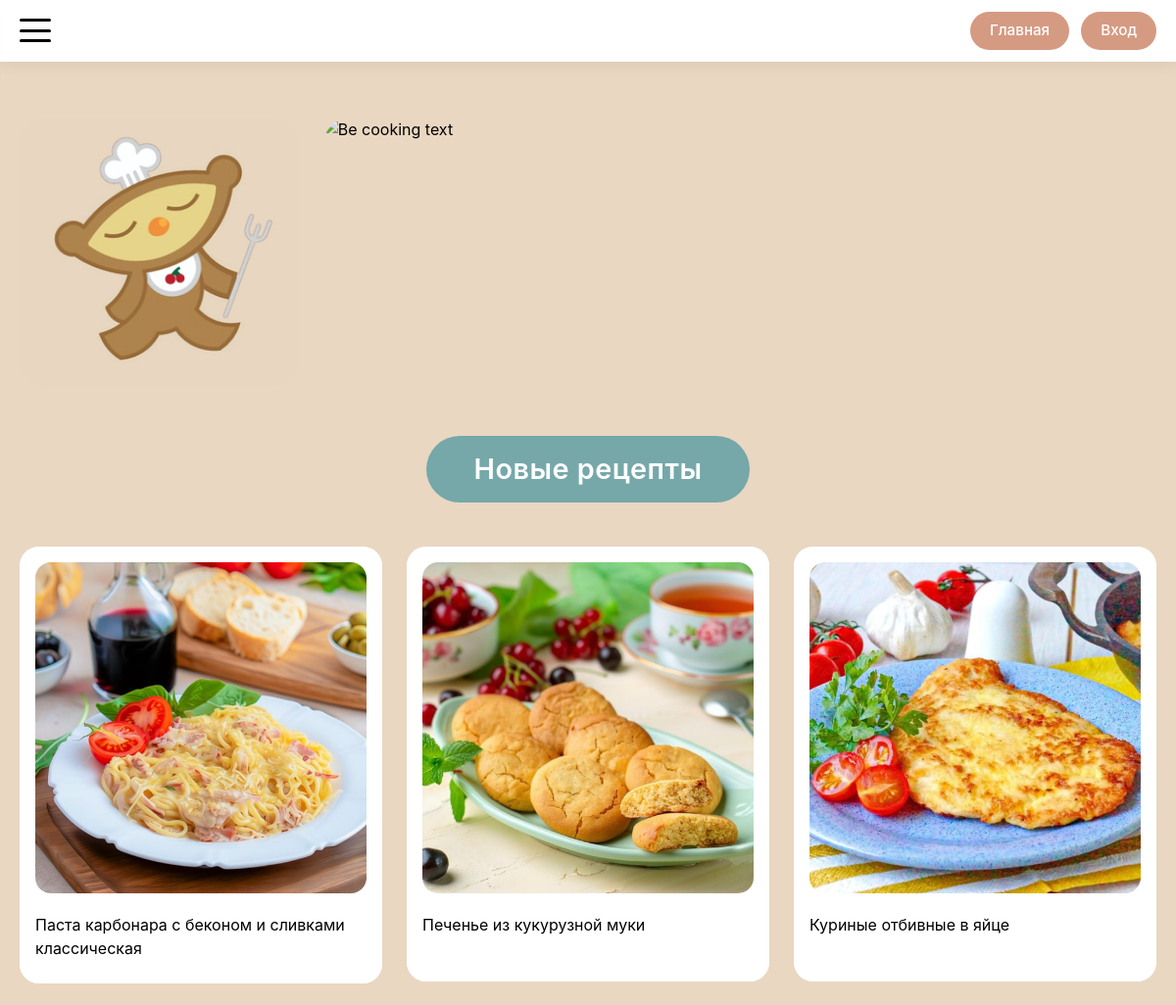
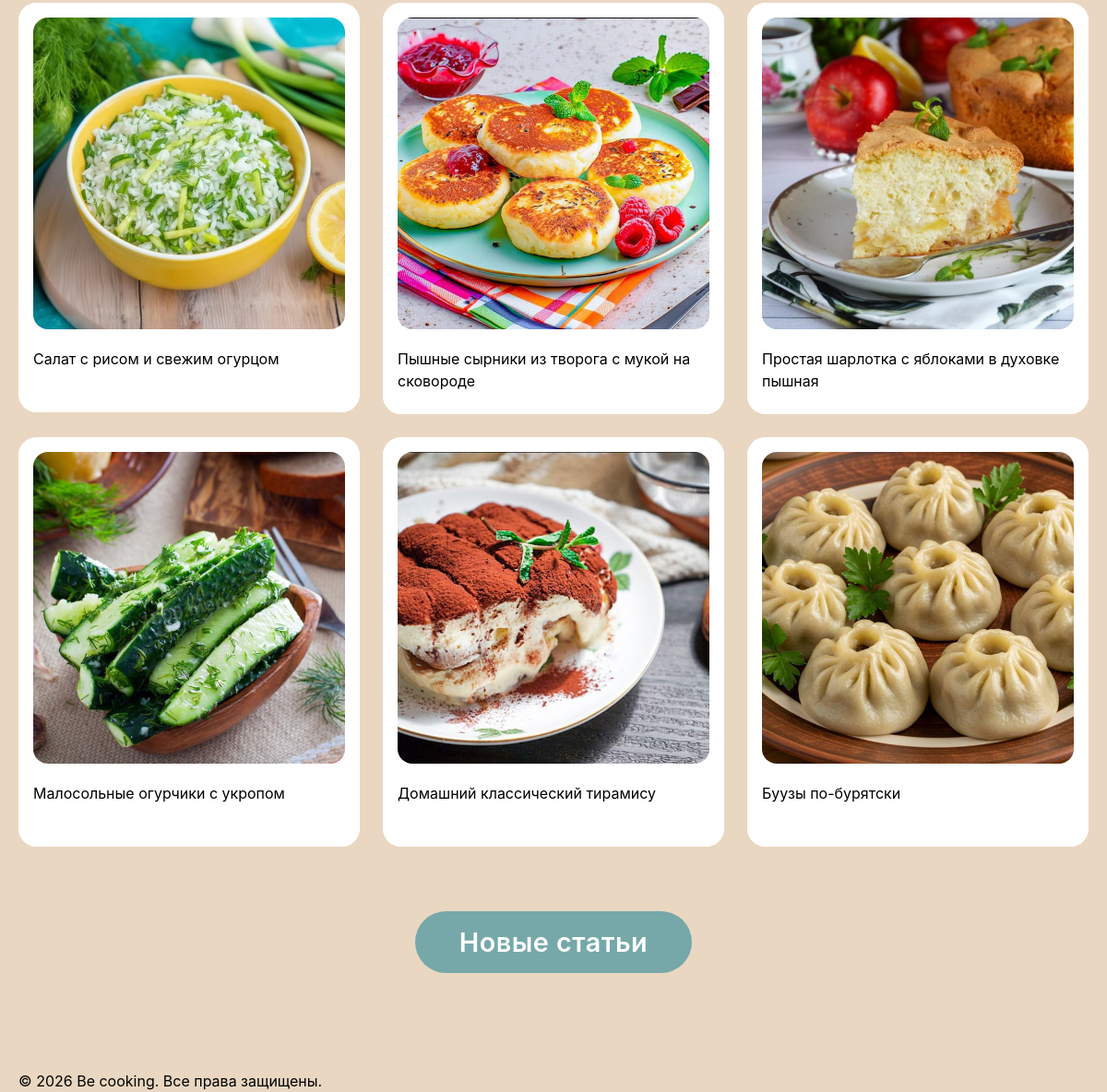
/index, run on the app's committed database (2 pictures, top to bottom).
### models.py (models this page shows)
class Recipe(db.Model):
    __tablename__ = 'recipe'
    id = db.Column(db.Integer, primary_key=True)
    title = db.Column(db.String(200), nullable=False)
    description = db.Column(db.Text)
    author_id = db.Column(db.Integer, db.ForeignKey('user.id'), nullable=False)
    status = db.Column(db.Enum(RecipeStatusEnum), nullable=False, default=RecipeStatusEnum.PENDING)
    created_at = db.Column(db.DateTime, default=datetime.utcnow)
    updated_at = db.Column(db.DateTime, default=datetime.utcnow, onupdate=datetime.utcnow)
    main_image_url = db.Column(db.String(300))
    calories = db.Column(db.Float, nullable=True)
    proteins = db.Column(db.Float, nullable=True)
    fats = db.Column(db.Float, nullable=True)
    carbohydrates = db.Column(db.Float, nullable=True)
    ingredients = db.Column(db.JSON)  # В SQLAlchemy JSON может хранить массивы
    steps = db.relationship('RecipeStep', backref='recipe', lazy='dynamic', cascade='all, delete-orphan')
    comments = db.relationship('Comment', backref='recipe', lazy='dynamic', cascade='all, delete-orphan')
    notes = db.relationship('Note', backref='recipe', lazy='dynamic', cascade='all, delete-orphan')
    favorites = db.relationship('Favorite', backref='recipe', lazy='dynamic', cascade='all, delete-orphan')
    cart_items = db.relationship('CartItem', backref='recipe', lazy='dynamic', cascade='all, delete-orphan')

### routes/main_routes.py (the view)
@app.route('/')
@app.route('/index')
def index():
    recipes_query = Recipe.query.filter_by(
        status=RecipeStatusEnum.PUBLISHED
    ).order_by(Recipe.created_at.desc())
    recipes = recipes_query.offset(0).limit(9).all()
    articles_query = Article.query.order_by(Article.created_at.desc())
    articles = articles_query.offset(0).limit(3).all()
    return render_template('index.html', recipes=recipes, articles=articles)

### app.py (called while the page is built)
@app.context_processor
def inject_enums():
    return dict(UserRoleEnum=UserRoleEnum)

### templates/index.html (shortened to what this page needs)
{% extends 'base/base.html' %}
{% block content %}
<section class="double-image-section">
    <div class="double-image-wrapper">
        <div class="image-block image-block-main">
            <img src="{{ url_for('static', filename='img/main.png') }}"
                 alt="Be cooking"
                 class="image-block-img">
        </div>
        <div class="image-block image-block-text">
            <img src="{{ url_for('static', filename='img/main_text.png') }}"
                 alt="Be cooking text"
                 class="image-block-img">
        </div>
    </div>
</section>
<section class="section">
    <div class="section-title-wrapper">
        <h2 class="section-title">Новые рецепты</h2>
    </div>
    <div class="cards-grid">
        {% for recipe in recipes %}
        {% with
        detail_endpoint = 'recipe_detail',
        item_id = recipe.id
        %}
        {% set card_name = recipe %}
        {% include 'components/_card.html' with context %}
        {% endwith %}
        {% endfor %}
    </div>
</section>
<section class="section">
    <div class="section-title-wrapper">
        <h2 class="section-title">Новые статьи</h2>
    </div>
</section>
{% endblock %}

### templates/components/_card.html (shortened to what this page needs)
{% if detail_endpoint == 'recipe_detail' or  detail_endpoint == 'recipe_manage' %}
<div class="card">
    <a href="{{ url_for(detail_endpoint, recipe_id=item_id) }}"
       class="card-link">
        <div class="card-inner">
            <div class="card-image">
                <img src="{{ recipe.main_image_url if (recipe and recipe.main_image_url) else 'https://placehold.co/400x300' }}"
                     alt="{{ recipe.title if recipe else 'Рецепт' }}">
            </div>
            <div class="card-text">{{ recipe.title if recipe else 'Рецепт' }}</div>
        </div>
    </a>
</div>
{% endif %}

### templates/index.html (style rules this page uses)
.double-image-section { margin-bottom: 50px; width: 100%; }
.double-image-wrapper { display: flex; justify-content: space-between; gap: 25px; width: 100%; }
.image-block-main { flex: 1; max-width: 30%; border-radius: 30px; overflow: hidden; transition: transform 0.3s ease, box-shadow 0.3s ease; }
.image-block-text { flex: 3; min-width: 0; border-radius: 30px; overflow: hidden; transition: transform 0.3s ease, box-shadow 0.3s ease; }
.image-block-img { width: 100%; height: auto; display: block; }

### data on the page
Recipe: main_image_url (picture), title "Паста карбонара с беконом и сливками классическая"
Recipe: main_image_url (picture), title "Печенье из кукурузной муки"
Recipe: main_image_url (picture), title "Куриные отбивные в яйце"
Recipe: main_image_url (picture), title "Салат с рисом и свежим огурцом"
Recipe: main_image_url (picture), title "Пышные сырники из творога с мукой на сковороде"
Recipe: main_image_url (picture), title "Простая шарлотка с яблоками в духовке пышная"
Recipe: main_image_url (picture), title "Малосольные огурчики с укропом"
Recipe: main_image_url (picture), title "Домашний классический тирамису"
Recipe: main_image_url (picture), title "Буузы по-бурятски"

### other printed values
{{ now.year if now else '2026' }} "2026"
